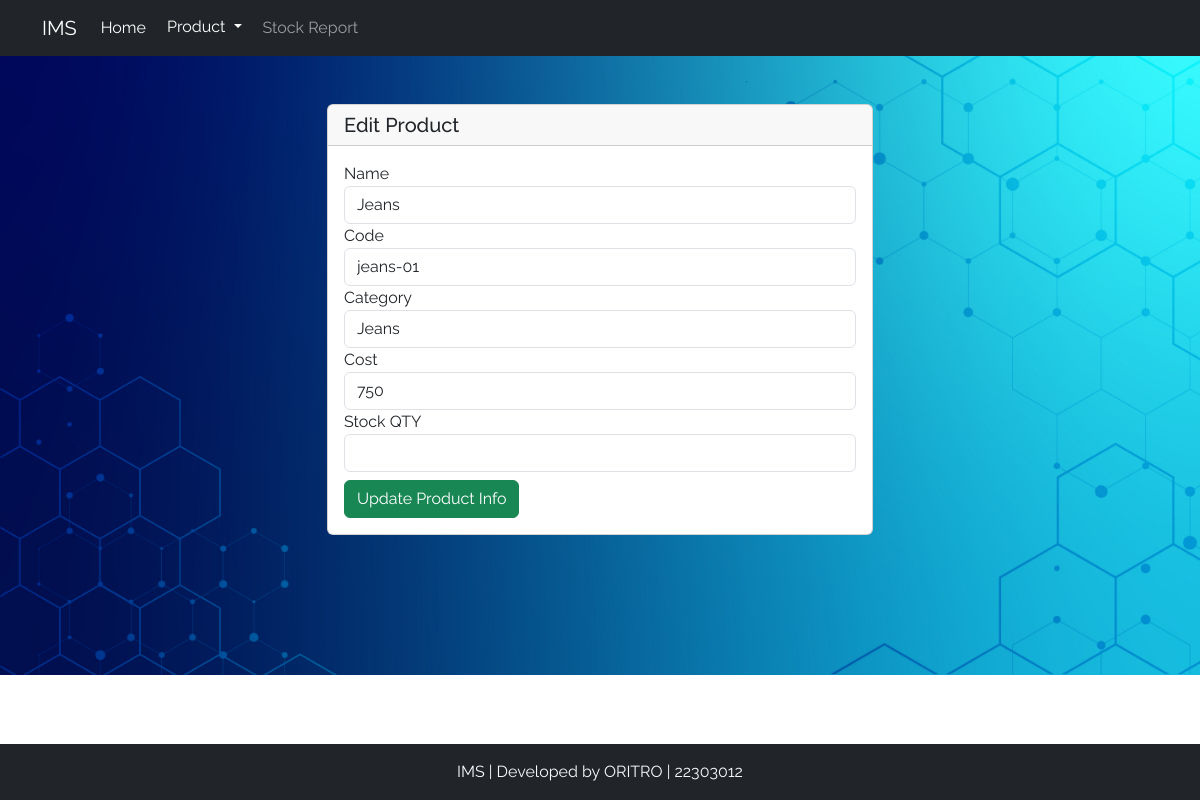
The page /edit.php?id=3 on the database its author committed.
### tables this page shows
CREATE TABLE `tb_product` (
  `p_id` int(11) NOT NULL,
  `pdt_name` varchar(90) NOT NULL,
  `pdt_code` varchar(90) NOT NULL,
  `pdt_category` varchar(90) NOT NULL,
  `pdt_unit` varchar(90) NOT NULL,
  `pdt_cost` int(11) NOT NULL
);

### edit.php (the view, shortened to what this page needs)
<?php include('header.php'); ?>
<div class="container mt-5">
        <div class="row justify-content-center">
            <div class="col-md-6">
                <div class="card">
                    <div class="card-header">
                        <h5 class="mb-0">Edit Product</h5>
                    </div>
                    <div class="card-body">
                        <form method="POST" action="/ims/update.php">
                        <?php
                            if(isset($_GET['id']) && !empty($_GET['id'])){
                                $id = $_GET['id'];
                                $query = "SELECT * FROM `tb_product` WHERE p_id =" . $id ;
                                $res = mysqli_query($conn, $query);
                                while($rows=$res->fetch_assoc())
                                {
                            ?>
                            <div class="form-group">
                                <label for="name">Name</label>
                                <input type="text" class="form-control" name="name" value="<?php echo $rows["pdt_name"] ?>">
                            </div>
                            <div class="form-group">
                                <label for="code">Code </label>
                                <input type="text" class="form-control" name="code"  value="<?php echo $rows["pdt_code"] ?>">
                            </div>
                            <div class="form-group">
                                <label for="category">Category</label>
                                <input type="text" class="form-control" name="cat"  value="<?php echo $rows["pdt_category"] ?>">
                            </div>
                            <div class="form-group">
                                <label for="cost">Cost</label>
                                <input type="text" class="form-control" name="cost"  value="<?php echo $rows["pdt_cost"] ?>">
                            </div>
                            <div class="form-group mb-2">
                                <label for="cost">Stock QTY</label>
                                <input type="text" class="form-control" name="qty"  value="<?php echo $rows["pdt_stock"] ?>">
                            </div>
                            <?php
                                }
                            };
                            ?>
                            <button type="submit" class="btn btn-success">Update Product Info</button>
                        </form>
                    </div>
                </div>
            </div>
        </div>
</div>
<?php include('footer.php'); ?>

### css/style.css (style rules this page uses)
body { background-image: url('/ims/img/pos_wallpaper.jpg'); background-size: cover; background-repeat: no-repeat; font-family: 'Raleway'; color:#fff; margin: 0; padding: 0; }

### rows shown on the page
tb_product: name "Jeans", code "jeans-01", cat "Jeans", cost "750"
